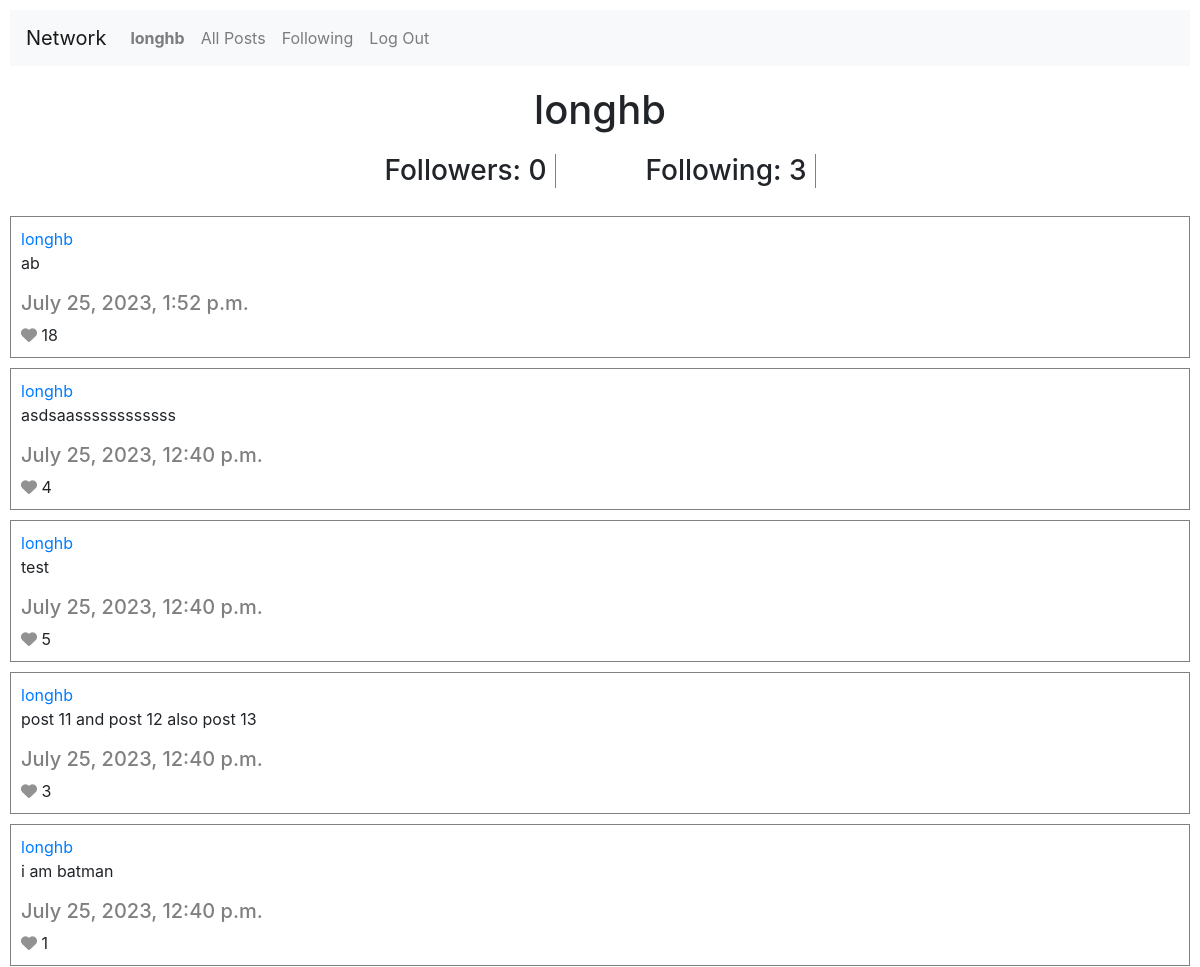
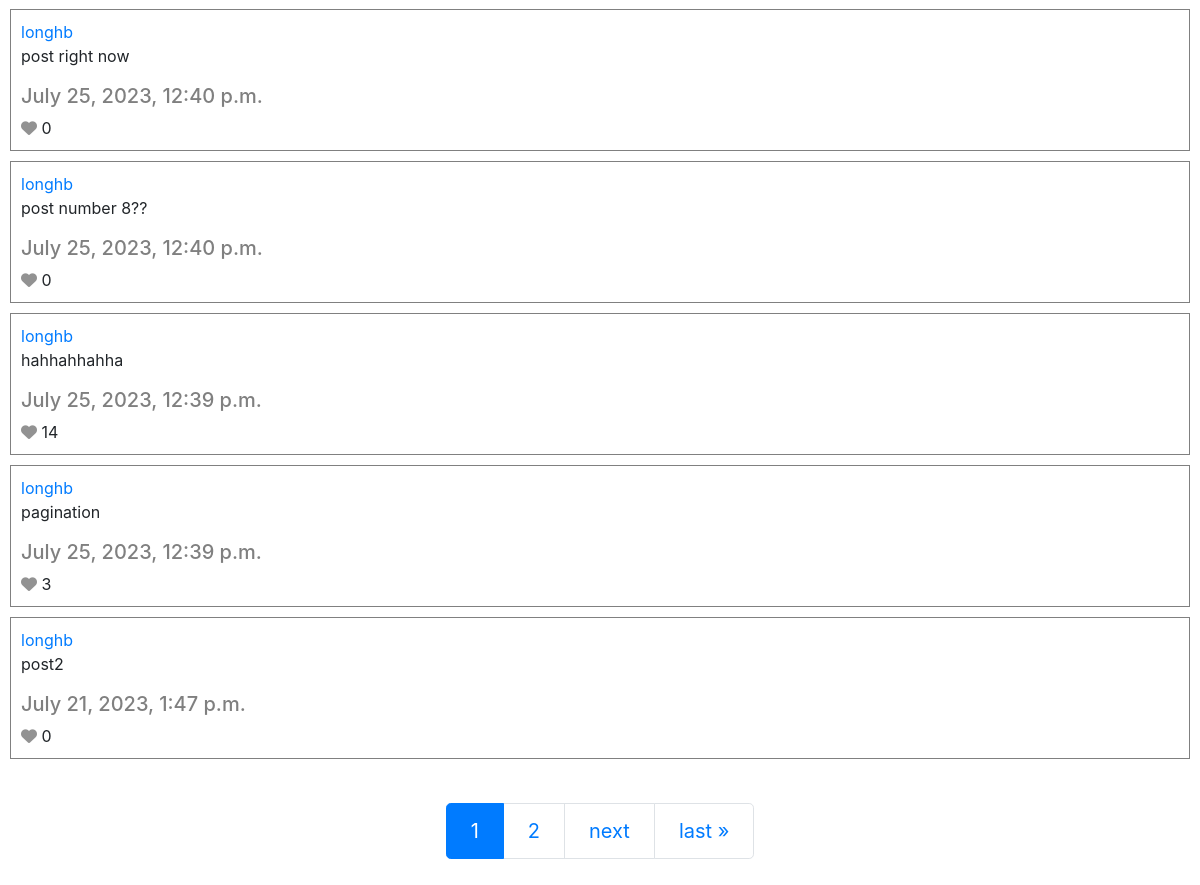
The app's page /profile/2 (signed in), older data (2 pictures, top to bottom).
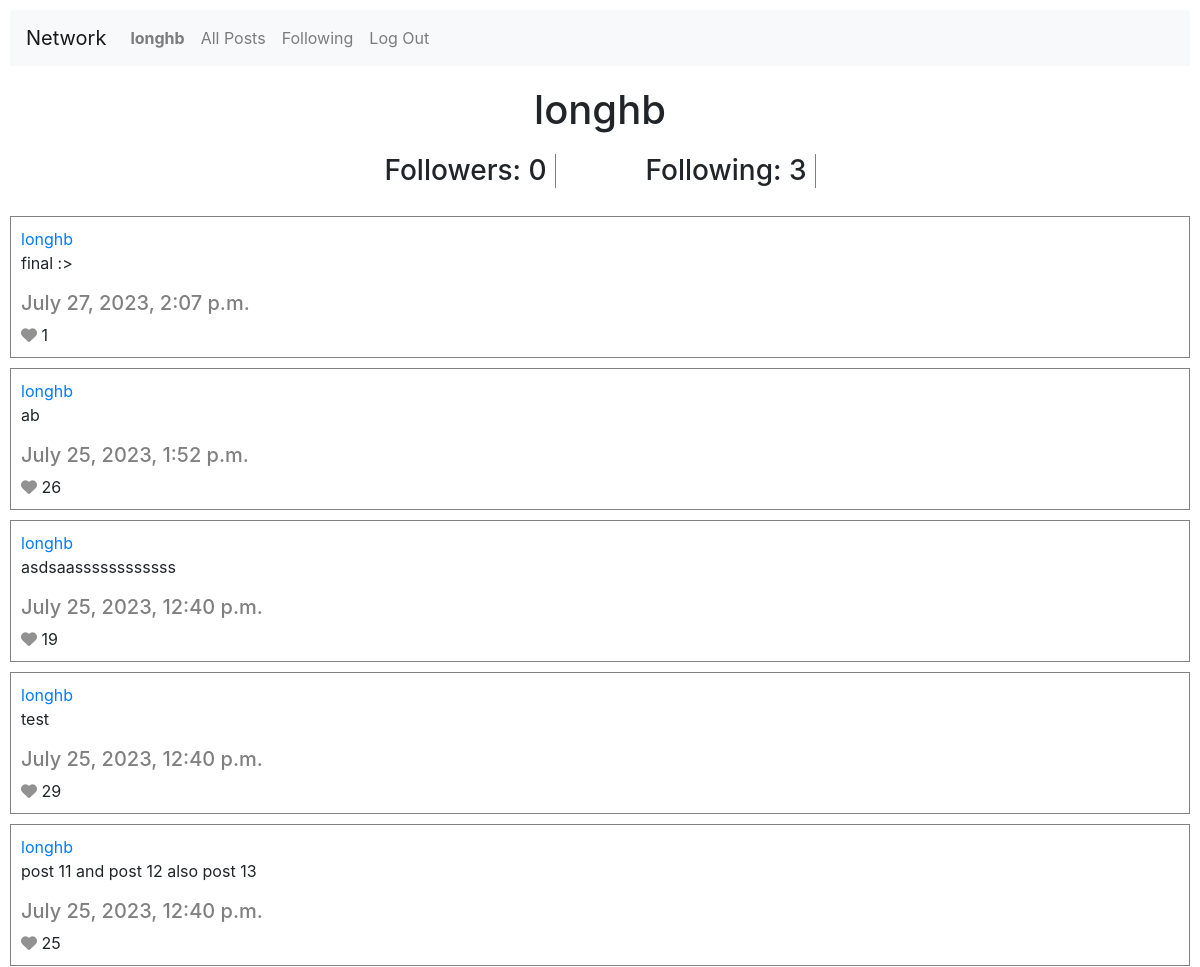
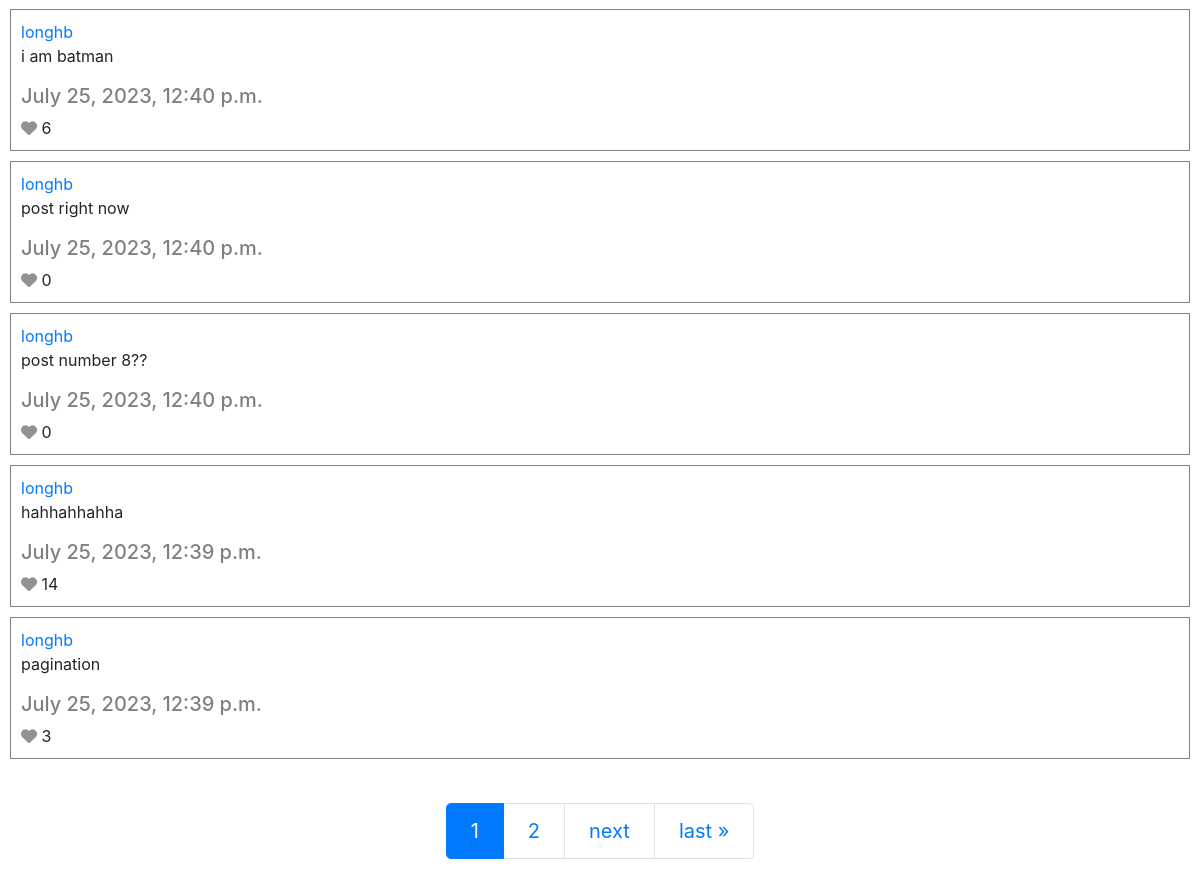
The same page, newer data (2 pictures, top to bottom).
### network/models.py (models this page shows, shortened)
class Post(models.Model):
    user = models.ForeignKey("User", on_delete=models.CASCADE, related_name="user")
    content = models.TextField(blank=True)
    timestamp = models.DateTimeField(auto_now_add=True)
    like = models.IntegerField(default=0)

class User(AbstractUser):
    pass

### network/views.py (the view)
# urls.py: path("profile/<int:user_id>", views.profile, name="profile"),
def profile(request, user_id):
    user_profile = User.objects.get(pk=user_id)
    current_user = User.objects.get(pk=request.user.pk)
    allposts = Post.objects.filter(user_id=user_id).order_by('-timestamp')
    paginator = Paginator(allposts, 10)
    page_number = request.GET.get('page')
    pages = paginator.get_page(page_number)
    nums = "a" * pages.paginator.num_pages
    already_followed = False
    try:
        follow = Follow.objects.get(user_id=user_id)
        if current_user in follow.follower.all():
            already_followed = True
        following_count = follow.following.count()
        follower_count = follow.follower.count()
    except Follow.DoesNotExist:
        following_count = 0
        follower_count = 0
    is_not_user = True if request.user != user_profile else False
    return render(request, "network/profile.html", {
        "user_profile": user_profile,
        "pages": pages,
        "nums": nums,
        "following_count": following_count,
        "follower_count": follower_count,
        "is_not_user": is_not_user,
        "already_followed": already_followed
    })

### network/templates/network/profile.html (shortened to what this page needs)
{% extends "network/layout.html" %}
{% load static %}
{% block body %}
    <h1 class="profile_username">{{ user_profile.username }}</h1>
    <div class="container">
        <h3 class="followers">Followers: {{ follower_count }}</h3>
        <h3 class="following">Following: {{ following_count }}</h3>
    </div>
    <section class="post-section">
        {% for post in pages %}
            <div class="post-container">
                <a class="user" href="{% url 'profile' user_id=post.user_id %}" data-post-id="{{ post.id }}"> {{ post.user }} </a>
                <p class="content">{{ post.content }}</p>
                <h5 class="timestamp"> {{ post.timestamp }}</h3>
                {% if post in liked_post%}
                    <i class="fa-sharp fa-solid fa-heart unlike-icon" style="color: #ff2600;"></i> <span class="like">{{ post.like }}</span>
                {% else %}
                    <i class="fa-sharp fa-solid fa-heart like-icon" style="color: #929292;"></i> <span class="like">{{ post.like }}</span>
                {% endif%}
            </div>
        {% endfor %}
    </section>
    <br>
    <nav aria-label="Page navigation example">
        <ul class="pagination justify-content-center pagination-lg">
            {% for i in nums %}
                {% if forloop.counter == pages.number%}
                    <li class="page-item active" aria-current="page">
                        <span class="page-link">
                           {{forloop.counter}}
                        </span>
                    </li>
                {% else %}
                    <li class="page-item"><a class="page-link" href="?page={{ forloop.counter }}">{{ forloop.counter }}</a>
                {% endif %}
            {% endfor %}
            {% if pages.has_next %}
                <li class="page-item"><a class="page-link" href="?page={{ pages.next_page_number }}">next</a>
                <li class="page-item"><a class="page-link" href="?page={{ pages.paginator.num_pages}}">last &raquo;</a>
            {% endif %}
        </ul>
    </nav>
{% endblock %}

Row changes from the older to the newer data that the page shows:
no longer on this page (row unchanged): Post: user "longhb", content "post2", timestamp "July 21, 2023, 1:47 p.m.", like "0"
added Post: user "longhb", content "final :>", timestamp "July 27, 2023, 2:07 p.m.", like "1"
changed Post "July 25, 2023, 1:52 p.m.": like "18" → "26"
changed Post "asdsaassssssssssss": like "4" → "19"
changed Post "test": like "5" → "29"
changed Post "post 11 and post 12 also post 13": like "3" → "25"
changed Post "i am batman": like "1" → "6"
